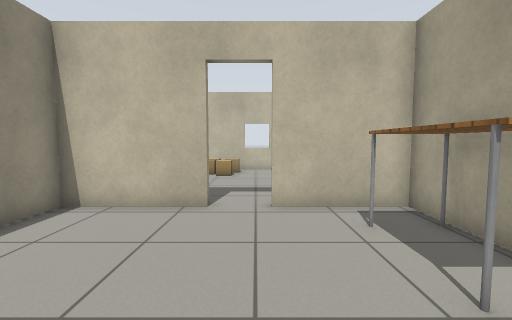
View 1 (above)

16 first-person views from a walk through a world built for the Gazebo simulator. The camera is 0.9 m above the floor, tilts 4° down and sees 90° across. The floor is counted in squares, 0.5 m on a side. Each view is taken from the middle of a square. On the plan, view 1 faces up. The plan holds only what a view shows up to about 15 squares ahead; the rest is blank. The robots in the file are not drawn. Gazebo's built-in surfaces are drawn with simple patterns.

View 2
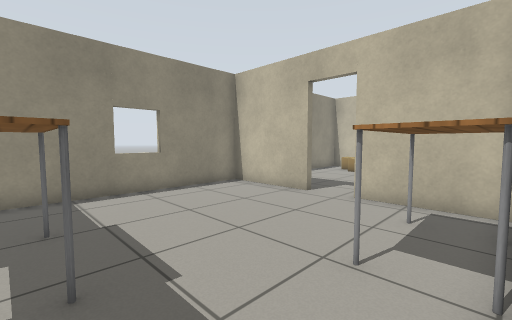

View 3
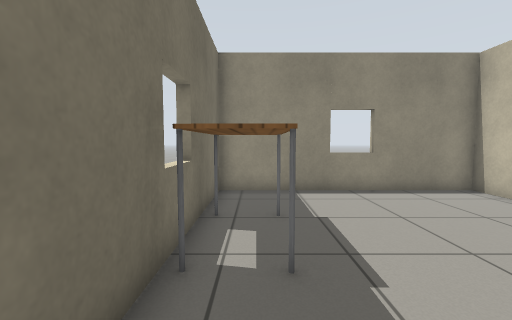

View 4
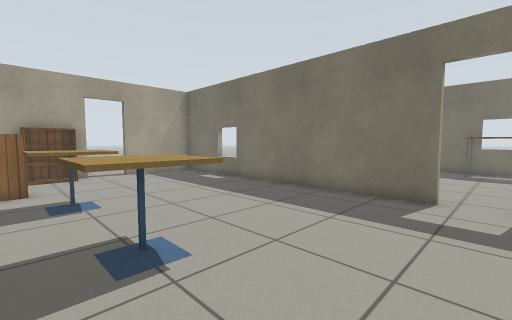

View 5
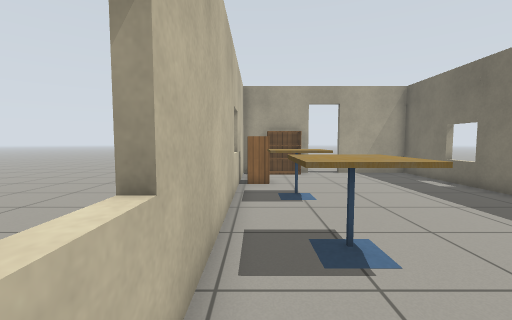

View 6
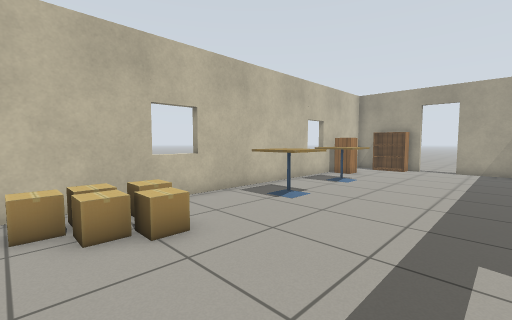

View 7
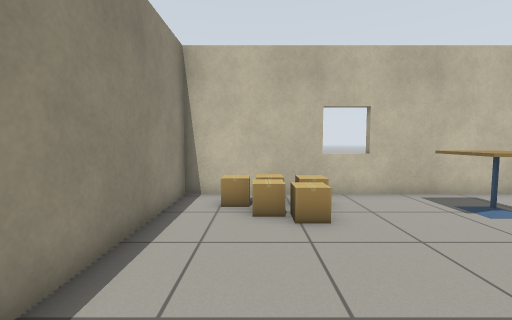

View 8
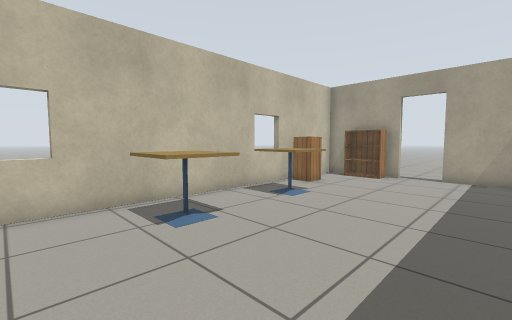

View 9
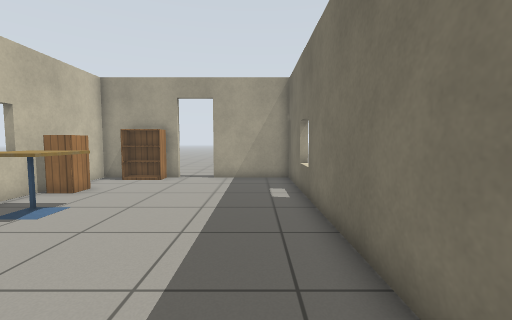

View 10
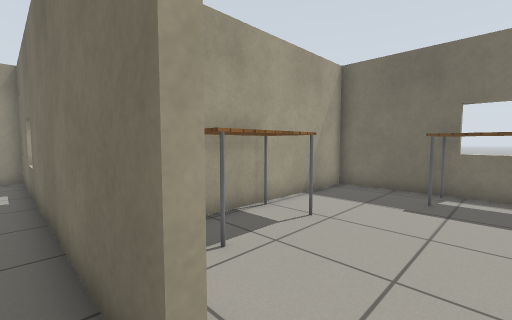

View 11
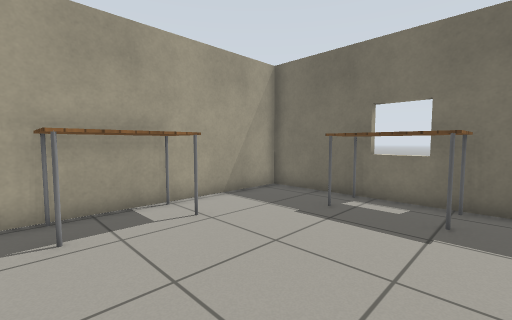

View 12
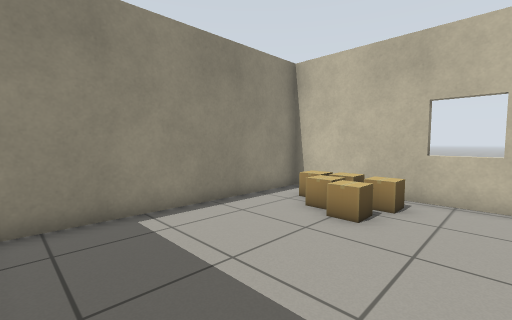

View 13
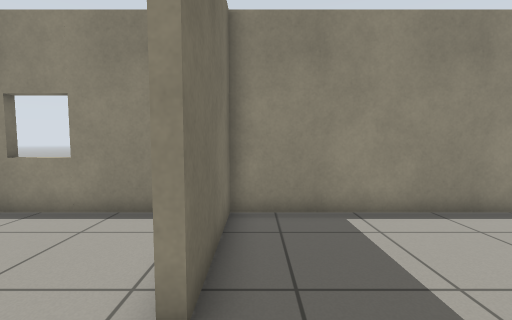

View 14
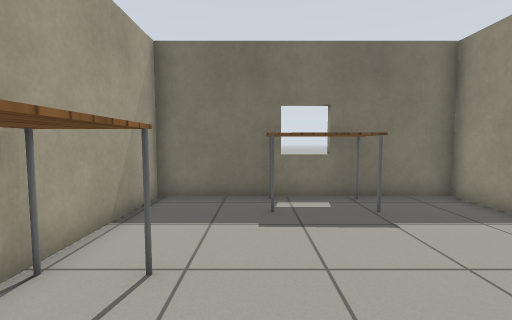

View 15
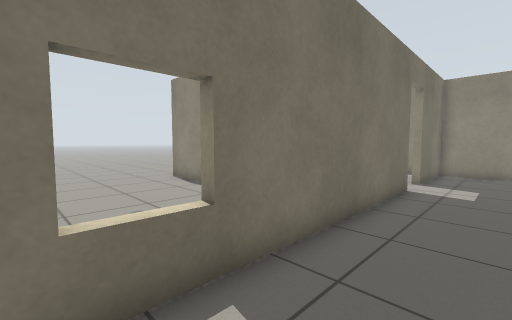

View 16
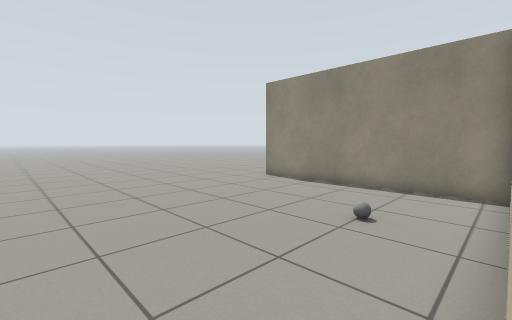

### Floor plan
Key: @ floor where view 1 was taken; # wall or solid block; . floor; D open door; = window, fence, low wall or low ledge; B cardboard box; T table; C cabinet; A cafe table; K bookshelf; O other object.
Columns run from 6 left of view 1 to 15 right of it. Each row starts with its distance up from view 1.
 17  #####=#######=######
 16  #BBB...........CC..#
 15  #BBBB..AAA..AA....K#
 14  #.BB...AAA..AA....K#
 13  #..................D.
 12  #..................D.
 11  #..................#.
 10  #..................#
  9  #..................#
  8  #..................#
  7  ####DD#########=####.
  6  #.........#........
  5  #.......TT ...O.....
  4  #.......TT...........
  3 .=.......TT ..........
  2 .=.........#..........
  1  #.........#..........
  0  #....@....#..........
 -1  #..TTT....#..........
 -2  ###TTT#####..........
 -3            ...........
 -4            ...........

Where each view was taken, in squares from view 1:
view 1: 0 up, 0 right, facing up
view 2: 1 down, 4 right, facing up-left
view 3: 1 down, 4 right, facing left
view 4: 16 up, 1 left, facing down-right
view 5: 16 up, 1 left, facing right
view 6: 9 up, 4 left, facing up-right
view 7: 8 up, 3 left, facing up
view 8: 9 up, 0 right, facing up-right
view 9: 9 up, 1 right, facing right
view 10: 8 up, 1 left, facing down-right
view 11: 6 up, 3 left, facing down-right
view 12: 8 up, 1 right, facing up-left
view 13: 8 up, 1 right, facing left
view 14: 6 up, 1 right, facing down
view 15: 10 up, 11 right, facing down-left
view 16: 7 up, 15 right, facing down-left
